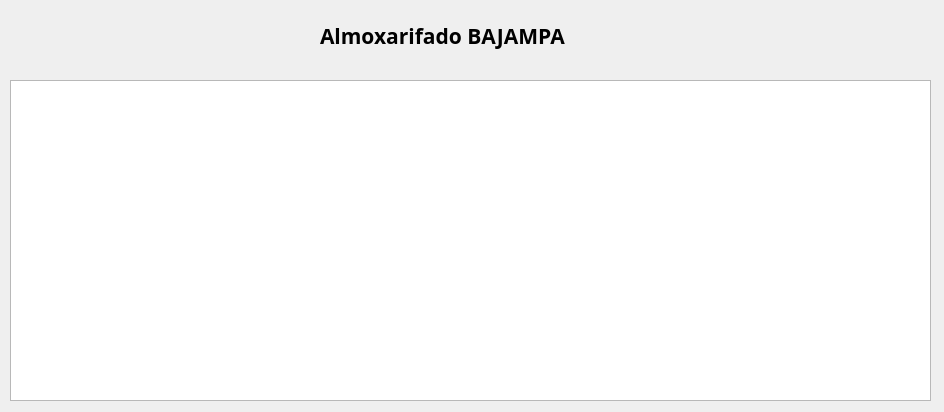
<?xml version="1.0" encoding="UTF-8"?>
<ui version="4.0">
 <class>almox_novoItem</class>
 <widget class="QDialog" name="almox_novoItem">
  <property name="geometry">
   <rect>
    <x>0</x>
    <y>0</y>
    <width>944</width>
    <height>412</height>
   </rect>
  </property>
  <property name="windowTitle">
   <string>Lista de Itens</string>
  </property>
  <widget class="QLabel" name="label">
   <property name="geometry">
    <rect>
     <x>320</x>
     <y>0</y>
     <width>281</width>
     <height>71</height>
    </rect>
   </property>
   <property name="font">
    <font>
     <family>Arial Black</family>
     <pointsize>16</pointsize>
     <weight>75</weight>
     <bold>true</bold>
     <strikeout>false</strikeout>
     <kerning>true</kerning>
    </font>
   </property>
   <property name="layoutDirection">
    <enum>Qt::RightToLeft</enum>
   </property>
   <property name="styleSheet">
    <string notr="true"/>
   </property>
   <property name="text">
    <string>Almoxarifado BAJAMPA</string>
   </property>
  </widget>
  <widget class="QTableView" name="tableView">
   <property name="geometry">
    <rect>
     <x>10</x>
     <y>80</y>
     <width>921</width>
     <height>321</height>
    </rect>
   </property>
   <property name="sortingEnabled">
    <bool>true</bool>
   </property>
  </widget>
 </widget>
 <resources/>
 <connections/>
</ui>
